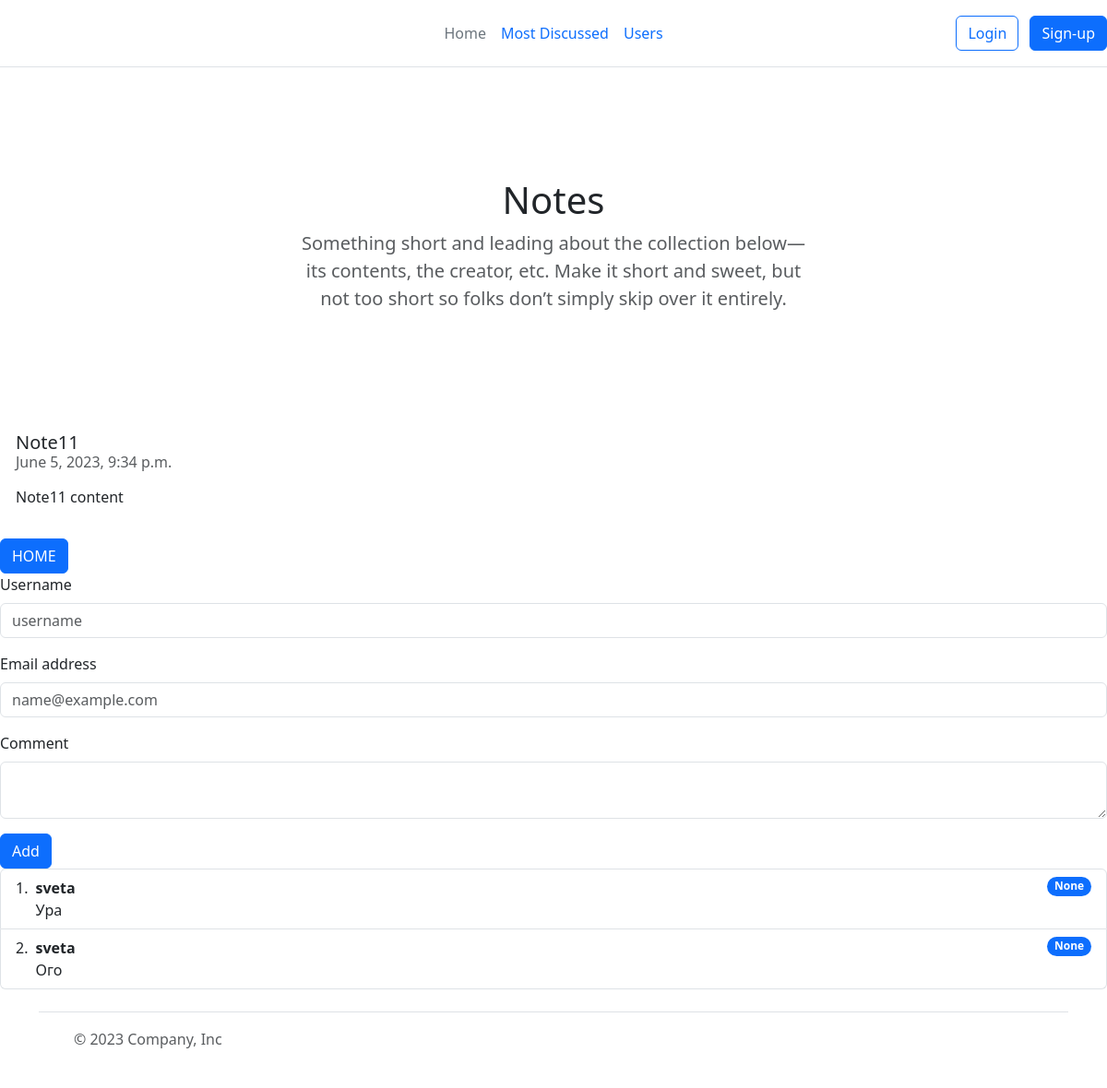
Page /post/1/show/ on the committed database.
### todolist/models.py (models this page shows, shortened)
class Post(models.Model):
    title = models.CharField(max_length=100)
    created = models.DateTimeField(auto_now_add=True)
    content = models.TextField(max_length=300)
    user = models.ForeignKey("user.User", on_delete=models.CASCADE, related_name="posts")
    tags = models.ManyToManyField(Tag, related_name="posts")

class Comment(models.Model):
    post = models.ForeignKey(Post, on_delete=models.CASCADE, related_name='comments')
    username = models.CharField(max_length=100)
    email = models.EmailField()
    content = models.TextField()
    created = models.DateTimeField(auto_now_add=True)

### todolist/cls_views.py (the view)
# urls.py: path('<int:post_id>/show/', cls_views.ShowPost.as_view(), name="show"),
class ShowPost(View):
   def get(self, request, post_id: int):
        post = Post.objects.get(id=post_id)
        return render(request, "todolist/show_post.html", {"post": post})

### templates/todolist/show_post.html (shortened to what this page needs)
{% extends "todolist/base.html" %}
{% block content %}
    <div class="alert" style="width: 30rem;">
        <div class="card-body">
            <h5 class="card-title"> {{post.title}} </h5>
            <h6 class="card-subtitle mb-3 text-body-secondary"> {{ post.created }} </h6>
            <p class="card-text"> {{ post.content }} </p>
        </div>
    </div>
    <a href="/" class="btn btn-primary">HOME</a>
    {% include 'todolist/comments_form.html' with post_id=post.id %}
    {% include 'todolist/comments_list.html' with comments=post.comments.all %}
{% endblock %}

### templates/todolist/comments_list.html
<div class="list-group list-group-numbered">
    {% for comment in comments %}
      <li class="list-group-item d-flex justify-content-between align-items-start">
        <div class="ms-2 me-auto">
          <div class="fw-bold"> {{ comment.username }} </div>
          {{ comment.content }}
        </div>
        <span class="badge bg-primary rounded-pill"> {{ comment.created }} </span>
      </li>
    {% endfor %}
</div>

### rows in the picture
Post: title "Note11", created "June 5, 2023, 9:34 p.m.", content "Note11 content"
Comment: username "sveta", content "Ура", created "None"
Comment: username "sveta", content "Ого", created "None"
